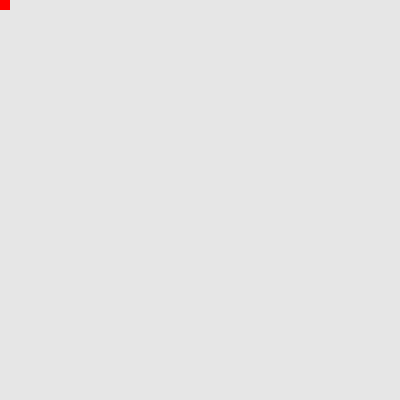
Frame 1 (no input)
Frame 60 (the mouse pressed at the canvas centre just before this capture): identical to frame 1, image omitted
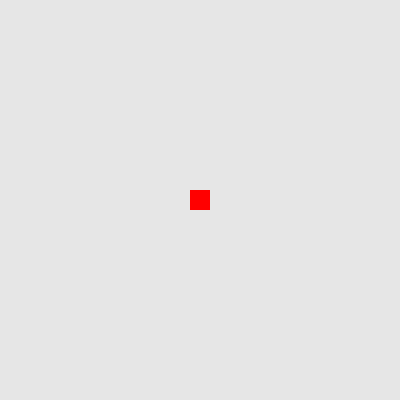
Frame 120 (the mouse held since frame 60 and released just before this capture)

The Processing sketch that drew these frames (run headless with seeded random() and noise(); from frame 60 on, the mouse is pressed at the canvas centre):

// Processing sketch: sketch_11_classes
// ── sketch_11_classes.pde
// 11 classes

// an object called "box1" of type "Square"
Square box1;

void setup() {
  size(400,400);
  box1 = new Square(width/2, height/2, 20, color(255,0,0));
}

void draw() {
  background(230);
  box1.updatePos(mouseX,mouseY);
  box1.drawMe();
}

// the class is the blueprint of the objects
class Square {
  // properties
  int x, y;
  color c;
  int size;
  
  // constructor
  Square(int someX, int someY, int someSize, color someColor) {
    x = someX;
    y = someY;
    size = someSize;
    c = someColor;
  }
  
  //methods
  void drawMe() {
    rectMode(CENTER);
    noStroke();
    fill(c);
    rect(x,y,size,size);
  }
  void updatePos(int updatedX, int updatedY) {
    x = updatedX;
    y = updatedY;
  }
  void updateColor(color updatedC) {
    c = updatedC;
  }
}
